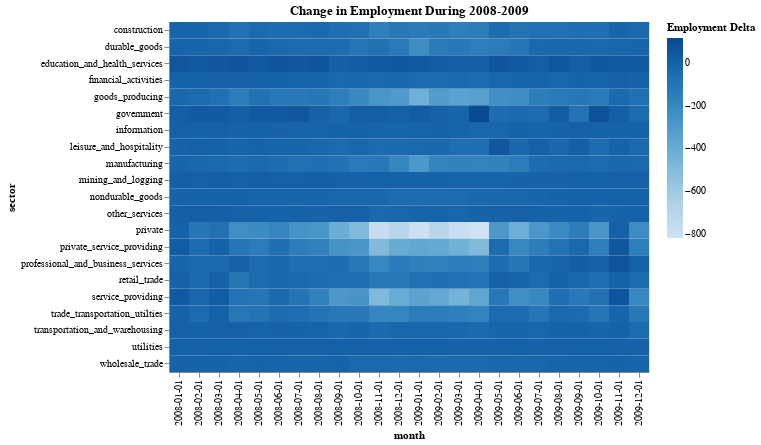

This figure's notebook cell:
### Markdown cell above
### Another Example
Here's another example of a visualization you could do with this dataset. I've included plenty of comments for you to reason through the code (alongside searching documentation). You don't *need* to know how to recreate this, but it'll be a good example if this is something you're interested in!

### Code cell
# Create additional column that includes the difference in employment
heatmap_df = _data.copy(deep=True)
heatmap_df['diff_employment'] = _data.groupby('sector')[['employment']].diff().fillna(0) # Calculate differences
heatmap_df = heatmap_df[heatmap_df['month'].str.contains("2008|2009")] # Filter out months with 2008 or 2009

# Create a heatmap of employment differences in each sector during 2008 and 2009
alt.Chart(heatmap_df).mark_rect().encode(
    x="month:O",
    y="sector:N",
    color=alt.Color("diff_employment:Q", scale=alt.Scale(scheme="blues"), title="Employment Delta")
).properties(title="Change in Employment During 2008-2009", height=350)

# Color scale information can be found via Altair/Vega documentation

### Figure 1 — Vega-Lite specification as saved in the notebook (floating-point values rounded to 4 significant figures; data arrays with more than 128 entries replaced by an {"elided": "..."} marker saying what was removed)
{"config": {"view": {"continuousWidth": 400, "continuousHeight": 300}}, "data": {"name": "data-48290d02585a6104846b9d8e793051c9"}, "mark": "rect", "encoding": {"color": {"type": "quantitative", "field": "diff_employment", "scale": {"scheme": "blues"}, "title": "Employment Delta"}, "x": {"type": "ordinal", "field": "month"}, "y": {"type": "nominal", "field": "sector"}}, "height": 350, "title": "Change in Employment During 2008-2009", "$schema": "https://vega.github.io/schema/vega-lite/v4.8.1.json", "datasets": {"data-48290d02585a6104846b9d8e793051c9": {"elided": "504 records"}}}
